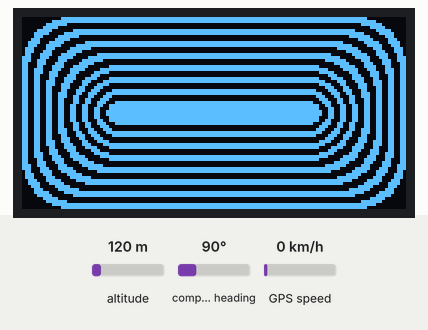
This program was run on a simulated Arduino Nano, built with avr-gcc and run on an emulated ATmega328P. Shown: 128×64 one-colour display. Inputs (shaded band) come from the test bench; at power-on: altitude 120 m, compass heading 90°, GPS speed 0 km/h. The GPS gets a fix after 3 s at 37.7749, -122.4194 with 8 satellites; what the program prints to the serial monitor is not drawn.

Above: at 0.6 s.
At 3.7 s:
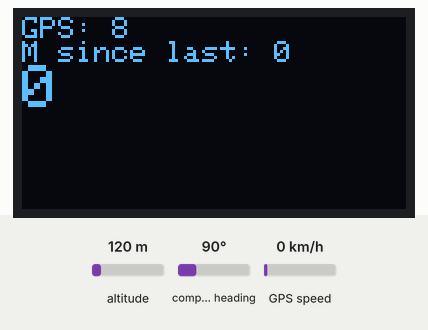
At 4.7 s:
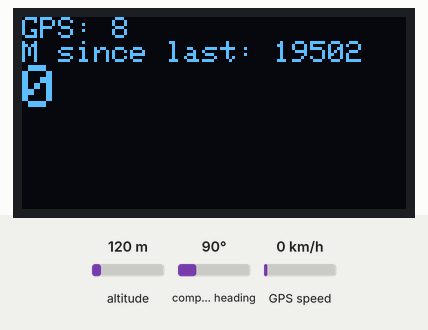

Measured:
- what the display in image 0 shows lasts 3.1 s, from 0.6 s to 3.7 s
- what the display in image 1 shows lasts 1.0 s, from 3.7 s to 4.7 s

The program:

main.cpp
```cpp
#include <Arduino.h>
#include <TinyGPS++.h>
#include <SoftwareSerial.h>
#include <Wire.h>
#include <SPI.h>
#include <Adafruit_GFX.h>
#include <Adafruit_SSD1306.h>

#define SCREEN_WIDTH 128 // OLED display width, in pixels
#define SCREEN_HEIGHT 64 // OLED display height, in pixels

// Declaration for an SSD1306 display connected to I2C (SDA, SCL pins)
#define OLED_RESET     4 // Reset pin # (or -1 if sharing Arduino reset pin)
Adafruit_SSD1306 display(SCREEN_WIDTH, SCREEN_HEIGHT, &Wire, OLED_RESET);

#define NUMFLAKES     10 // Number of snowflakes in the animation example

#define LOGO_HEIGHT   16
#define LOGO_WIDTH    16
static const unsigned char PROGMEM logo_bmp[] =
{ B00000000, B11000000,
  B00000001, B11000000,
  B00000001, B11000000,
  B00000011, B11100000,
  B11110011, B11100000,
  B11111110, B11111000,
  B01111110, B11111111,
  B00110011, B10011111,
  B00011111, B11111100,
  B00001101, B01110000,
  B00011011, B10100000,
  B00111111, B11100000,
  B00111111, B11110000,
  B01111100, B11110000,
  B01110000, B01110000,
  B00000000, B00110000 };

struct loc
{
  float lat;
  float lng;
};

loc locHistory{
  lat: 0,
  lng: 0,
};

unsigned int metersSinceLast = 0;

int historyLength = 0;

struct distStruct {
  unsigned long m;
  unsigned long km;
};

distStruct distance = {
  m: 0,
  km: 0,
};


/*
   This sample code demonstrates the normal use of a TinyGPS++ (TinyGPSPlus) object.
   It requires the use of SoftwareSerial, and assumes that you have a
   4800-baud serial GPS device hooked up on pins 4(rx) and 3(tx).
*/
static const int RXPin = 0, TXPin = 1;
static const uint32_t GPSBaud = 9600;

// The TinyGPS++ object
TinyGPSPlus gps;

// The serial connection to the GPS device
SoftwareSerial ss(RXPin, TXPin);

// This custom version of delay() ensures that the gps object
// is being "fed".
static void smartDelay(unsigned long ms)
{
  unsigned long start = millis();
  do
  {
    while (ss.available())
      gps.encode(ss.read());
  } while (millis() - start < ms);
}

static void printFloat(float val, bool valid, int len, int prec)
{
  if (!valid)
  {
    while (len-- > 1)
      Serial.print('*');
    Serial.print(' ');
  }
  else
  {
    Serial.print(val, prec);
    int vi = abs((int)val);
    int flen = prec + (val < 0.0 ? 2 : 1); // . and -
    flen += vi >= 1000 ? 4 : vi >= 100 ? 3 : vi >= 10 ? 2 : 1;
    for (int i=flen; i<len; ++i)
      Serial.print(' ');
  }
  smartDelay(0);
}

void scan() {
  byte error, address;
  int nDevices;

  Serial.println("Scanning...");

  nDevices = 0;
  for(address = 1; address < 127; address++ )
  {
    // The i2c_scanner uses the return value of
    // the Write.endTransmisstion to see if
    // a device did acknowledge to the address.
    Wire.beginTransmission(address);
    error = Wire.endTransmission();

    if (error == 0)
    {
      Serial.print("I2C device found at address 0x");
      if (address<16)
        Serial.print("0");
      Serial.print(address,HEX);
      Serial.println("  !");

      nDevices++;
    }
    else if (error==4)
    {
      Serial.print("Unknown error at address 0x");
      if (address<16)
        Serial.print("0");
      Serial.println(address,HEX);
    }
  }
  if (nDevices == 0)
    Serial.println("No I2C devices found\n");
  else
    Serial.println("done\n");
};

int getGpsData() {
  Serial.println();

  // printInt(gps.satellites.value(), gps.satellites.isValid(), 5);
  // printFloat(gps.hdop.hdop(), gps.hdop.isValid(), 6, 1);
  printFloat(gps.location.lat(), gps.location.isValid(), 11, 6);
  printFloat(gps.location.lng(), gps.location.isValid(), 12, 6);
  Serial.println();
  // printInt(gps.location.age(), gps.location.isValid(), 5);
  // printDateTime(gps.date, gps.time);
  // printFloat(gps.altitude.meters(), gps.altitude.isValid(), 7, 2);
  // printFloat(gps.speed.kmph(), gps.speed.isValid(), 6, 2);

  Serial.print("GPS: ");
  Serial.println(gps.satellites.value());

  Serial.print("location valid: ");
  Serial.println(gps.location.isValid());

  if (gps.location.isValid()) {
    loc newLoc = {
      lat: gps.location.lat(),
      lng: gps.location.lng(),
    };

    metersSinceLast = TinyGPSPlus::distanceBetween(
      newLoc.lat,
      newLoc.lng,
      locHistory.lat,
      locHistory.lng);

      Serial.print("locHistory: ");
      Serial.print(locHistory.lat);
      Serial.print(", ");
      Serial.println(locHistory.lng);

      Serial.print("metersSinceLast: ");
      Serial.println(metersSinceLast);

    if (metersSinceLast > 10) {
      // locHistory is init with lat/lng = 0,
      // so we skip the first history to avoid
      // a false distance between (0,0) and current (lat,lng)
      if (historyLength > 0) {
        distance.m = distance.m + metersSinceLast;
        distance.km = distance.km + (metersSinceLast / 1000);
      };

      historyLength = historyLength + 1;
      locHistory = newLoc;

      Serial.println();
      Serial.print("meters: ");
      Serial.print(distance.m);
      Serial.println();
      Serial.print("km: ");
      Serial.print(distance.m);

    }

  };

  smartDelay(1000);

  if (millis() > 5000 && gps.charsProcessed() < 10) {
    Serial.println(F("No GPS data received: check wiring"));
  }

  // int

  return gps.satellites.isValid() ? gps.satellites.value() : 0;
};

void setupDisplay() {
  // SSD1306_SWITCHCAPVCC = generate display voltage from 3.3V internally
  if(!display.begin(SSD1306_SWITCHCAPVCC, 0x3C)) { // Address 0x3D for 128x64
    Serial.println(F("SSD1306 allocation failed"));
    for(;;); // Don't proceed, loop forever
  }

  // Clear the buffer
  display.clearDisplay();

  // Draw a single pixel in white
  display.drawPixel(10, 10, SSD1306_WHITE);

  // Show the display buffer on the screen. You MUST call display() after
  // drawing commands to make them visible on screen!
  display.display();
  delay(100);
};

void renderInfoOnDisplay(int satellites) {
  display.clearDisplay();

  display.setTextSize(1);             // Normal 1:1 pixel scale
  display.setCursor(0,0);             // Start at top-left corner
  display.setTextColor(SSD1306_WHITE); // Draw 'inverse' text
  display.print("GPS: ");
  display.println(satellites);

  display.print("M since last: ");
  display.println(metersSinceLast);

  // display.println("meters:");
  display.setTextSize(2);
  display.println(distance.m);

  // display.setTextSize(1);
  // display.println("kilometers:");
  // display.setTextSize(2);
  // display.setTextColor(SSD1306_WHITE);
  // display.println(distance.km, 3);

  display.display();
};

void renderDisplayIntro() {
  display.clearDisplay();

  for(int16_t i=0; i<display.height()/2-2; i+=2) {
    // The INVERSE color is used so round-rects alternate white/black
    display.fillRoundRect(i, i, display.width()-2*i, display.height()-2*i,
      display.height()/4, SSD1306_INVERSE);
    display.display();
    delay(1);
  }

  delay(2000);
};

void setup()
{
  Wire.begin();
  Serial.begin(115200);
  // scan();
  setupDisplay();
  ss.begin(GPSBaud);
  renderDisplayIntro();
}

void loop()
{
  int satellites = getGpsData();
  renderInfoOnDisplay(satellites);
}
```
